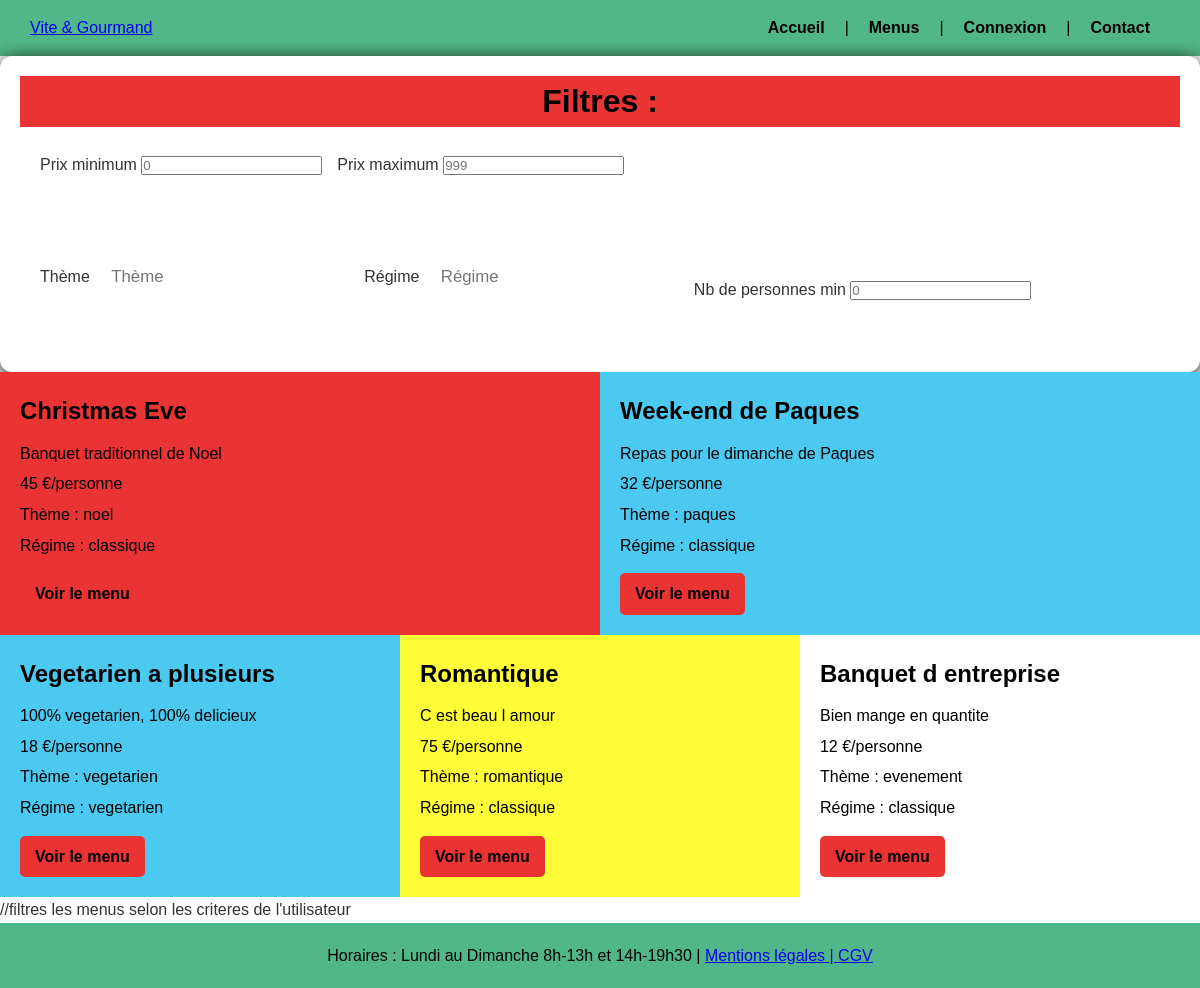
/pages/menu.php, run on the app's committed database.
### tables this page shows
CREATE TABLE MENU (
    id INT PRIMARY KEY AUTO_INCREMENT,
    titre VARCHAR(150) NOT NULL,
    description TEXT,
    theme ENUM('noel','paques','vegetarien','evenement','romantique') NOT NULL,
    regime ENUM('vegetarien','vegan','classique') DEFAULT 'classique',
    nb_personnes_min INT NOT NULL,
    prix_base DECIMAL(10,2) NOT NULL,
    stock INT DEFAULT 0,
    created_at DATETIME DEFAULT CURRENT_TIMESTAMP
);

### pages/menu.php (the view, shortened to what this page needs)
<?php
include 'includes/site_top.php'; ?>
<?php
require_once '../config/database.php'; ?>
<?php
class Menu
{
    private $id;
    private $titre;
    private $description;
    private $prixBase;
    private $theme;
    private $regime;
    private $nbPersonnes;
    public function __construct(array $data)
    {
        $this->id = isset($data['id']) ? (int)$data['id'] : 0;
        $this->titre = isset($data['titre']) ? $data['titre'] : '';
        $this->description = isset($data['description']) ? $data['description'] : '';
        $this->prixBase = isset($data['prix_base']) ? (float)$data['prix_base'] : 0.0;
        $this->theme = isset($data['theme']) ? $data['theme'] : '';
        $this->regime = isset($data['regime']) ? $data['regime'] : '';
        $this->nbPersonnes = isset($data['nb_personnes']) ? (int)$data['nb_personnes'] : null;
    }
    public function getId()
    {
        return $this->id;
    }
    public function getTitre()
    {
        return $this->titre;
    }
    public function getDescription()
    {
        return $this->description;
    }
    public function getPrixBase()
    {
        return $this->prixBase;
    }
    public function getTheme()
    {
        return $this->theme;
    }
    public function getRegime()
    {
        return $this->regime;
    }
    public function getNbPersonnes()
    {
        return $this->nbPersonnes;
    }
}
class MenuRepository
{
    private $pdo;
    public function __construct($pdo)
    {
        $this->pdo = $pdo;
    }
    public function findAll()
    {
        $requete = $this->pdo->query("SELECT * FROM menu");
        $rows = $requete->fetchAll(PDO::FETCH_ASSOC);
        $menus = [];
        foreach ($rows as $row) {
            $menus[] = new Menu($row);
        }
        return $menus;
    }
}
class MenuRenderer
{
    public static function renderMenuCard(Menu $menu)
    {
        $titre = htmlspecialchars($menu->getTitre());
        $description = htmlspecialchars($menu->getDescription());
        $prix = htmlspecialchars($menu->getPrixBase());
        $theme = htmlspecialchars($menu->getTheme());
        $regime = htmlspecialchars($menu->getRegime());
        $personnes = $menu->getNbPersonnes();
        $personnesData = $personnes !== null ? htmlspecialchars((string)$personnes) : '';
        $html = '';
        $html .= "<div class='carte-menu' data-prix='" . $prix . "' data-theme='" . $theme . "' data-regime='" . $regime . "' data-personnes='" . $personnesData . "'>";
        $html .= "<h2>{$titre}</h2>";
        $html .= "<p>{$description}</p>";
        $html .= "<p>{$prix} €/personne</p>";
        if ($theme !== '') {
            $html .= "<p>Thème : {$theme}</p>";
        }
        if ($regime !== '') {
            $html .= "<p>Régime : {$regime}</p>";
        }
        $html .= '<a href="detail_menu.php?id=' . $menu->getId() . '">Voir le menu</a>';
        $html .= "</div>";
        return $html;
    }
} ?>
<?php
$repository = new MenuRepository($pdo);
$menus = $repository->findAll();
?>
    <main>
        <section class="container filter">
            <h1>Filtres :</h1>
            <div class="filter-row">
                <label>Prix minimum <input type="number" id="prix_min" placeholder="0" min="0"></label>
            <label>Prix maximum <input type="number" id="prix_max" placeholder="999" min="0"></label>
        </div>
        <div class="filter-row">
            <label>Thème <input type="text" id="theme" placeholder="Thème"></label>
            <label>Régime <input type="text" id="regime" placeholder="Régime"></label>
            <label>Nb de personnes min <input type="number" id="nb_personnes_min" placeholder="0" min="0"></label>
        </div>
    </section>
    <section class="menus-container" id="menus-container">
        <?php
        foreach ($menus as $menu) {
            echo MenuRenderer::renderMenuCard($menu);
        }
        ?>
    </section>
</main>
//filtres les menus selon les criteres de l'utilisateur
<?php include 'includes/site_bottom.php'; ?>

### pages/includes/site_top.php (shortened to what this page needs)
<?php
class SiteTop
{
    private bool $isLoggedIn;
    public function __construct()
    {
        $this->isLoggedIn = isset($_SESSION['user']);
    }
    public function render(): void
    {
        echo '<!DOCTYPE html>' . PHP_EOL;
        echo '<html lang="fr">' . PHP_EOL;
        echo '<head>' . PHP_EOL;
        echo '    <link rel="stylesheet" href="/vite-gourmand/public/css/style.css">' . PHP_EOL;
        echo '    <link rel="stylesheet" href="/vite-gourmand/public/css/index.css">' . PHP_EOL;
        echo '    <link rel="stylesheet" href="/vite-gourmand/public/css/style_menu.css">' . PHP_EOL;
        echo '    <link rel="stylesheet" href="/vite-gourmand/public/css/style_detail_menu.css">' . PHP_EOL;
        echo '    <link rel="stylesheet" href="/vite-gourmand/public/css/style_detail_login.css">' . PHP_EOL;
        echo '    <link rel="stylesheet" href="/vite-gourmand/public/css/commande.css">' . PHP_EOL;
        echo '    <link rel="stylesheet" href="/vite-gourmand/public/css/style_contact.css">' . PHP_EOL;
        echo '    <link rel="stylesheet" href="/vite-gourmand/public/css/css_global.css">' . PHP_EOL;
        echo '</head>' . PHP_EOL;
        echo '<body>' . PHP_EOL . PHP_EOL;
        echo '<header>' . PHP_EOL;
        echo '  <nav>' . PHP_EOL;
        echo '    <div class="logo">' . PHP_EOL;
        echo '      <a href="/vite-gourmand/">Vite & Gourmand</a>' . PHP_EOL;
        echo '    </div>' . PHP_EOL;
        echo '    <ul>' . PHP_EOL;
        echo '      <p><li><a href="/vite-gourmand/">Accueil</a></li>|<li><a href="/vite-gourmand/pages/menu.php">Menus</a></li>';
        if ($this->isLoggedIn) {
            $role = isset($_SESSION['user']['role']) ? $_SESSION['user']['role'] : 'user';
            if ($role === 'employee') {
                echo '| <li><a href="/vite-gourmand/pages/espace_employe.php">Mon compte</a></li>' . PHP_EOL;
            } elseif ($role === 'administrateur') {
                echo '| <li><a href="/vite-gourmand/pages/espace_admin.php">Mon compte</a></li>' . PHP_EOL;
            } else {
                echo '| <li><a href="/vite-gourmand/pages/espace_connecte.php">Mon compte</a></li>' . PHP_EOL;
            }
            echo '      <li><a href="/vite-gourmand/pages/deconnexion.php">Déconnexion</a></li>';
        } else {
            echo '| <li><a href="/vite-gourmand/pages/login.php">Connexion</a></li>';
        }
        echo '| <li><a href="/vite-gourmand/pages/contact.php">Contact</a></li>' . PHP_EOL;
        echo '      </li></p>' . PHP_EOL;
        echo '    </ul>' . PHP_EOL;
        echo '  </nav>' . PHP_EOL;
        echo '</header>' . PHP_EOL;
    }
}
$siteTop = new SiteTop();
$siteTop->render();

### pages/includes/site_bottom.php
<?php
class SiteBottom
{
    private string $hours = 'Lundi au Dimanche 8h-13h et 14h-19h30';
    private string $basePath = '/vite-gourmand/pages';
    public function render(): void
    {
        echo '<footer>';
        echo '<div class="footer-content">';
        echo '<p>Horaires : ' . $this->hours . ' | <a href="' . $this->getLegalUrl() . '">Mentions légales | CGV</a></p>';
        echo '</div>';
        echo '</footer>';
        echo '</body>';
        echo '</html>';
    }
    private function getLegalUrl(): string
    {
        return $this->basePath . '/mentions_legales_CGV.php';
    }
}
$siteBottom = new SiteBottom();
$siteBottom->render();

### public/css/style.css (style rules this page uses)
* { margin: 0; padding: 0; box-sizing: border-box; }
body { font-family: 'Open Sans', sans-serif; background-color: #FFFFFF; color: #333; }
header { background-color: #52b788; padding: 15px 30px; color: black; }
header nav { display: flex; justify-content: space-between; align-items: center; }
header nav ul { list-style: none; display: flex; gap: 20px; }
header nav ul li a { text-decoration: none; color: black; font-weight: bold; font-family: 'Nunito', sans-serif; }
footer { background-color: #52b788; padding: 20px 30px; text-align: center; color: black; }

### public/css/index.css (style rules this page uses)
* { box-sizing: border-box; }
html, body { height: 100vh !important; min-height: 100vh !important; margin: 0 !important; padding: 0 !important; display: flex !important; flex-direction: column !important; }
main, .container { flex: 1 !important; width: 100% !important; }

### public/css/style_menu.css (style rules this page uses)
section.container { max-width: 1200px; margin: 0 auto; padding: 20px; background-color: #ffffff; }
.filter-row { display: flex; flex-wrap: wrap; gap: 10px; margin-bottom: 20px; align-items: center; align-content: center; background-color: #ffffff; }
.menus-container { display: flex; flex-wrap: wrap; gap: 0; padding: 0; }
.menus-container .carte-menu { min-height: calc(100vh - [header height + footer height]); padding: 20px; border-radius: auto; transition: none; box-sizing: border-box; }
.menus-container .carte-menu:nth-child(1), .menus-container .carte-menu:nth-child(2) { flex: 0 0 50%; width: 50%; }
.menus-container .carte-menu:nth-child(3), .menus-container .carte-menu:nth-child(4), .menus-container .carte-menu:nth-child(5) { flex: 0 0 33.3333%; width: 33.3333%; }
.menus-container .carte-menu:nth-child(1) { background-color: #ea3434; border-color: black; border-line: 10px; }
.menus-container .carte-menu:nth-child(2) { background-color: #4cc9f0; border-color: black; border-line: 10px; }
.menus-container .carte-menu:nth-child(3) { background-color: #4cc9f0; border-color: black; border-line: 10px; }
.menus-container .carte-menu:nth-child(4) { background-color: #fffd37; border-color: black; border-line: 10px; }
.menus-container .carte-menu:nth-child(5) { background-color: #ffffff; border-color: black; border-line: 10px; }
.carte-menu h2 { color: black; font-family: 'Nunito', sans-serif; margin-bottom: 10px; }
.carte-menu p { color: black; margin-bottom: 5px; }
.carte-menu a { display: inline-block; margin-top: 10px; padding: 8px 15px; background-color: #ea3434; color: black; border-radius: 5px; text-decoration: none; font-family: 'Nunito', sans-serif; font-weight: bold; }

### public/css/commande.css (style rules this page uses)
.container { width: 100%; max-width: 100%; margin: 0 auto; padding: 0; box-sizing: border-box; }
.container h1 { width: 100%; margin: 0 0 20px 0; color: black; font-family: 'Nunito', sans-serif; font-size: 2em; font-weight: bold; box-sizing: border-box; margin-bottom: 0px; text-align: center; background-color: #ea3434; }
.container .filter-row { display: flex; flex-wrap: wrap; gap: 15px; align-items: end; background-color: #ffffff; padding: 25px 20px; border-radius: 8px; margin: 0 0 25px 0; }

### public/css/css_global.css (style rules this page uses)
main input[type="text"], main input[type="email"], main input[type="password"] { padding: 14px 16px; border: 1px solid #ffffff; border-radius: 6px; font-size: 1.05rem; transition: all 0.3s; }
main a { color: black; text-decoration: none; font-weight: 500; text-align: center; display: block; margin-top: 15px; }
body { font-family: Arial, Helvetica, sans-serif; background-color: #ffffff; margin: 0; padding: 20px; line-height: 1.6; }
.container { max-width: 800px; margin: 0 auto; background: white; border-radius: 12px; box-shadow: 0 4px 20px black; overflow: hidden; }

### data on the page
menu: titre "Christmas Eve", description "Banquet traditionnel de Noel", prix_base "45", theme "noel", regime "classique"
menu: titre "Week-end de Paques", description "Repas pour le dimanche de Paques", prix_base "32", theme "paques", regime "classique"
menu: titre "Vegetarien a plusieurs", description "100% vegetarien, 100% delicieux", prix_base "18", theme "vegetarien", regime "vegetarien"
menu: titre "Romantique", description "C est beau l amour", prix_base "75", theme "romantique", regime "classique"
menu: titre "Banquet d entreprise", description "Bien mange en quantite", prix_base "12", theme "evenement", regime "classique"

### other printed values
$this->hours "Lundi au Dimanche 8h-13h et 14h-19h30"
